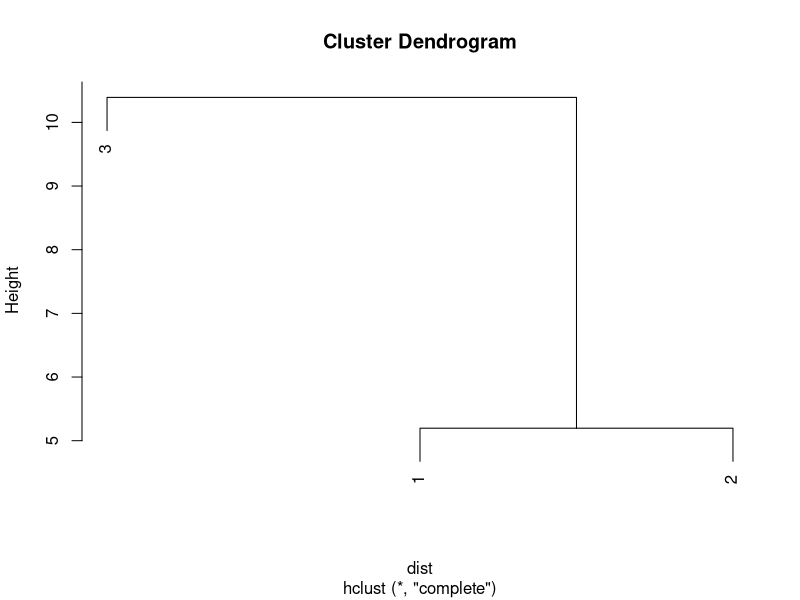

Source code (R):
# Chapter 16

# 실습: 유클리디안 거리 계산법
# 단계 1: matrix 객체 생성
x <- matrix(1:9, nrow = 3, by = T)
x

# 단계 2: 유클리디안 거리 생성
dist <- dist(x, method = "euclidean")
dist


# 실습: 1행과 2행 변량의 유클리디안 거리 구하기 
s <- sum((x[1, ] - x[2, ]) ^ 2)
sqrt(s)


# 실습: 1행과 3행 변량의 유클리디안 거리 구하기 
s <- sum((x[1, ] - x[3, ]) ^ 2)
sqrt(s)


# 실습: 유클리디안 거리를 이용한 군집화
# 단계 1: 군집분석(Clustering)을 위한 패키지 설치
install.packages("cluster")
library(cluster)

# 단계 2: 데이터 셋 생성
x <- matrix(1:9, nrow = 3, by = T)

# 단계 3: matrix 객체 대상 유클리디안 거리 생성
dist <- dist(x, method = "euclidean")

# 단계 4: 유클리디안 거리 matrix를 이용한 군집화 
hc <- hclust(dist)
hc
# 단계 5: 클러스터 시각화 
plot(hc)
